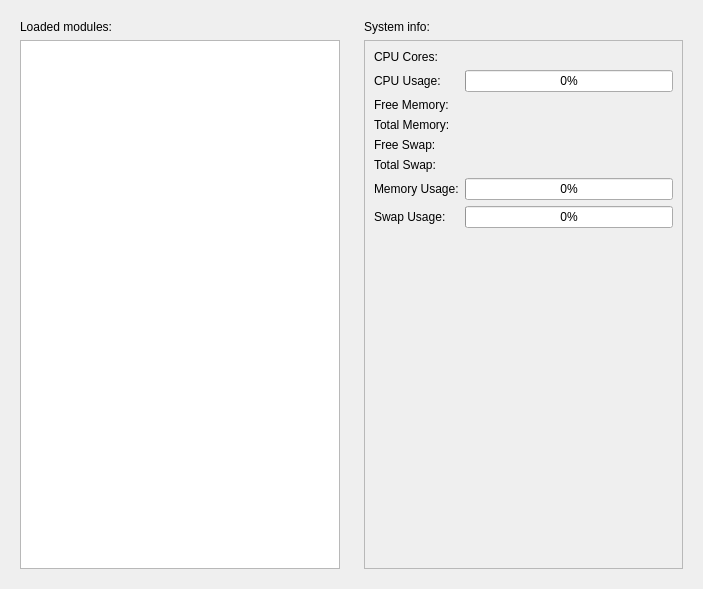
<?xml version="1.0" encoding="UTF-8"?>
<ui version="4.0">
 <class>XRInfoWidget</class>
 <widget class="QWidget" name="XRInfoWidget">
  <property name="geometry">
   <rect>
    <x>0</x>
    <y>0</y>
    <width>703</width>
    <height>589</height>
   </rect>
  </property>
  <property name="windowTitle">
   <string>Form</string>
  </property>
  <layout class="QHBoxLayout" name="horizontalLayout">
   <item>
    <widget class="QWidget" name="moduleWidget" native="true">
     <layout class="QVBoxLayout" name="verticalLayout">
      <item>
       <widget class="QLabel" name="moduleWidgetLabel">
        <property name="text">
         <string>Loaded modules:</string>
        </property>
       </widget>
      </item>
      <item>
       <widget class="QListWidget" name="moduleListWidget"/>
      </item>
     </layout>
    </widget>
   </item>
   <item>
    <widget class="QWidget" name="systemInfoWidget" native="true">
     <layout class="QVBoxLayout" name="verticalLayout_2">
      <item>
       <widget class="QLabel" name="systemInfoWidgetLabel">
        <property name="text">
         <string>System info:</string>
        </property>
       </widget>
      </item>
      <item>
       <widget class="QFrame" name="systemInfoFrame">
        <property name="sizePolicy">
         <sizepolicy hsizetype="Expanding" vsizetype="Expanding">
          <horstretch>0</horstretch>
          <verstretch>0</verstretch>
         </sizepolicy>
        </property>
        <property name="frameShape">
         <enum>QFrame::StyledPanel</enum>
        </property>
        <property name="frameShadow">
         <enum>QFrame::Raised</enum>
        </property>
        <layout class="QFormLayout" name="formLayout">
         <item row="0" column="0">
          <widget class="QLabel" name="systemInfoCpuCoresTitle">
           <property name="text">
            <string>CPU Cores:</string>
           </property>
          </widget>
         </item>
         <item row="0" column="1">
          <widget class="QLabel" name="systemInfoCpuCoresValue">
           <property name="text">
            <string/>
           </property>
          </widget>
         </item>
         <item row="1" column="0">
          <widget class="QLabel" name="systemInfoCpuUsageLabel">
           <property name="text">
            <string>CPU Usage:</string>
           </property>
          </widget>
         </item>
         <item row="1" column="1">
          <widget class="QProgressBar" name="systemInfoCpuUsageValue">
           <property name="value">
            <number>0</number>
           </property>
          </widget>
         </item>
         <item row="2" column="0">
          <widget class="QLabel" name="systemInfoFreeMemoryTitle">
           <property name="text">
            <string>Free Memory:</string>
           </property>
          </widget>
         </item>
         <item row="2" column="1">
          <widget class="QLabel" name="systemInfoFreeMemoryValue">
           <property name="text">
            <string/>
           </property>
          </widget>
         </item>
         <item row="3" column="0">
          <widget class="QLabel" name="systemInfoTotalMemoryTitle">
           <property name="text">
            <string>Total Memory:</string>
           </property>
          </widget>
         </item>
         <item row="3" column="1">
          <widget class="QLabel" name="systemInfoTotalMemoryValue">
           <property name="text">
            <string/>
           </property>
          </widget>
         </item>
         <item row="5" column="0">
          <widget class="QLabel" name="systemInfoFreeSwapTitle">
           <property name="text">
            <string>Free Swap:</string>
           </property>
          </widget>
         </item>
         <item row="5" column="1">
          <widget class="QLabel" name="systemInfoFreeSwapValue">
           <property name="text">
            <string/>
           </property>
          </widget>
         </item>
         <item row="6" column="0">
          <widget class="QLabel" name="systemInfoTotalSwapTitle">
           <property name="text">
            <string>Total Swap:</string>
           </property>
          </widget>
         </item>
         <item row="6" column="1">
          <widget class="QLabel" name="systemInfoTotalSwapValue">
           <property name="text">
            <string/>
           </property>
          </widget>
         </item>
         <item row="7" column="0">
          <widget class="QLabel" name="systemInfoUsedMemoryLabel">
           <property name="text">
            <string>Memory Usage:</string>
           </property>
          </widget>
         </item>
         <item row="7" column="1">
          <widget class="QProgressBar" name="systemInfoUsedMemoryValue">
           <property name="value">
            <number>0</number>
           </property>
          </widget>
         </item>
         <item row="8" column="0">
          <widget class="QLabel" name="systemInfoUsedSwapLabel">
           <property name="text">
            <string>Swap Usage:</string>
           </property>
          </widget>
         </item>
         <item row="8" column="1">
          <widget class="QProgressBar" name="systemInfoUsedSwapValue">
           <property name="value">
            <number>0</number>
           </property>
          </widget>
         </item>
        </layout>
       </widget>
      </item>
     </layout>
    </widget>
   </item>
  </layout>
 </widget>
 <resources/>
 <connections/>
</ui>
